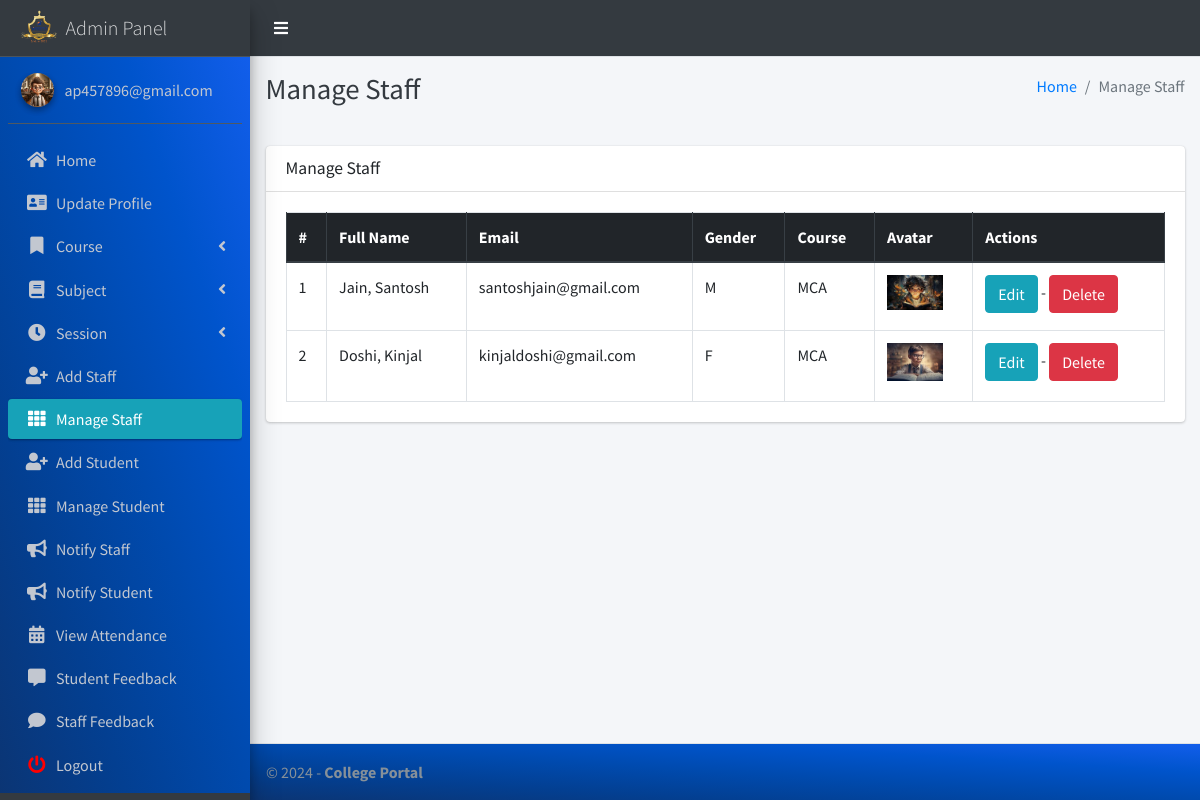
The app's page /staff/manage/ (signed in) with its own data.
### main_app/models.py (models this page shows, shortened)
class CustomUser(AbstractUser):
    USER_TYPE = ((1, "HOD"), (2, "Staff"), (3, "Student"))
    GENDER = [("M", "Male"), ("F", "Female")]
    username = None  # Removed username, using email instead
    email = models.EmailField(unique=True)
    user_type = models.CharField(default=1, choices=USER_TYPE, max_length=1)
    gender = models.CharField(max_length=1, choices=GENDER)
    profile_pic = models.ImageField()
    address = models.TextField()
    fcm_token = models.TextField(default="")  # For firebase notifications
    created_at = models.DateTimeField(auto_now_add=True)
    updated_at = models.DateTimeField(auto_now=True)
    USERNAME_FIELD = "email"
    REQUIRED_FIELDS = []
    objects = CustomUserManager()

class Staff(models.Model):
    course = models.ForeignKey(Course, on_delete=models.DO_NOTHING, null=True, blank=False)
    admin = models.OneToOneField(CustomUser, on_delete=models.CASCADE)

class Course(models.Model):
    name = models.CharField(max_length=120)
    created_at = models.DateTimeField(auto_now_add=True)
    updated_at = models.DateTimeField(auto_now=True)

### main_app/hod_views.py (the view)
# urls.py: path("staff/manage/", hod_views.manage_staff, name='manage_staff'),
def manage_staff(request):
    allStaff = CustomUser.objects.filter(user_type=2)
    context = {
        'allStaff': allStaff,
        'page_title': 'Manage Staff'
    }
    return render(request, "hod_template/manage_staff.html", context)

### main_app/templates/hod_template/manage_staff.html
{% extends 'main_app/base.html' %}
{% load static %}
{% block page_title %}{{page_title}}{% endblock page_title %}
{% block content %}
<section class="content">
    <div class="container-fluid">
        <div class="row">
            <div class="col-md-12">
                <div class="card">
                    <div class="card-header">
                        <h3 class="card-title">{{page_title}}</h3>
                    </div>
                    <div class="card-body">
                        <table id="example2" class="table table-bordered table-hover">
                            <thead class="thead-dark">
                                <tr>
                                    <th>#</th>
                                    <th>Full Name</th>
                                    <th>Email</th>
                                    <th>Gender</th>
                                    <th>Course</th>
                                    <th>Avatar</th>
                                    <th>Actions</th>
                                </tr>
                            </thead>
                            <tbody>
                                {% for staff in allStaff %}
                                <tr>
                                    <td>{{ forloop.counter }}</td>
                                    <td>{{staff.last_name}}, {{staff.first_name}}</td>
                                    <td>{{staff.email}}</td>
                                    <td>{{staff.gender}}</td>
                                    <td>{{staff.staff.course.name}}</td>
                                    <td>
                                        {% if staff.profile_pic == ""  %}
                                        No Image
                                        {% else %}
                                        <img class="img img-fluid mb-2" height="56" width="56"
                                            src="{{staff.profile_pic}}" alt="">
                                        {% endif %}
                                    </td>
                                    <td>
                                        <a href="{% url 'edit_staff' staff.staff.id %}" class="btn btn-info">Edit</a> -
                                        <a href="{% url 'delete_staff' staff.staff.id %}" class="btn btn-danger" onclick="return confirm('Are you sure about this ?')">Delete</a>
                                    </td>
                                </tr>
                                {% endfor %}
                            </tbody>
                        </table>
                    </div>
                </div>
            </div>
        </div>
    </div>
</section>
{% endblock content %}

### main_app/templates/main_app/sidebar_template.html (shortened to what this page needs)
{% load static %}
<aside class="main-sidebar sidebar-dark-info elevation-4">
    {% if request.user.user_type == '1' %}
    <a href="{% url 'admin_home' %}" class="brand-link">
        <img src="{% static 'dist/img/virusx1.png' %} " alt=" LOGO"
            class="brand-image " >
        <span class="brand-text font-weight-light" >Admin Panel</span>
    </a>
    <div class="sidebar" style="background-image: linear-gradient(to right top, #0b3574, #033f91, #004aae, #0054cc, #125eeb);">
        <div class="user-panel mt-3 pb-3 mb-3 d-flex">
            <div class="image">
                <img src="{{ request.user.profile_pic}}" class="img-circle elevation-2" alt="User Image">
            </div>
            <div class="info">
                <a href="#" class="d-block">{{user}}</a>
            </div>
        </div>
        <nav class="mt-2">
            <ul class="nav nav-pills nav-sidebar flex-column" data-widget="treeview" role="menu" data-accordion="false">
                <li class="nav-item">
                    {% url 'admin_home' as admin_home %}
                    <a href="{{admin_home}}" class="nav-link {% if admin_home == request.path %} active {% endif %}">
                        <i class="nav-icon fas fa-home"></i>
                        <p>
                            Home
                        </p>
                    </a>
                </li>
                <li class="nav-item">
                    {% url 'admin_view_profile' as admin_view_profile %}
                    <a href="{{admin_view_profile}}"
                        class="nav-link {% if admin_view_profile == request.path %} active {% endif %}">
                        <i class="nav-icon fas fa-address-card"></i>
                        <p>
                            Update Profile
                        </p>
                    </a>
                </li>
                <li class="nav-item has-treeview">
                    <a href="#" class="nav-link" >
                        <i class="nav-icon fas fa-bookmark"></i>
                        <p>
                            Course
                            <i class="fas fa-angle-left right"></i>
                        </p>
                    </a>
                </li>
                <li class="nav-item has-treeview">
                    <a href="#" class="nav-link">
                        <i class="nav-icon fas fa-book"></i>
                        <p>
                            Subject
                            <i class="fas fa-angle-left right"></i>
                        </p>
                    </a>
                </li>
                <li class="nav-item has-treeview">
                    <a href="#" class="nav-link">
                        <i  class="nav-icon fas fa-clock"></i>
                        <p>
                            Session
                            <i class="fas fa-angle-left right"></i>
                        </p>
                    </a>
                </li>
                <li class="nav-item">
                    {% url 'add_staff' as add_staff %}
                    <a href="{{add_staff}}" class="nav-link {% if add_staff == request.path %} active {% endif %}">
                        <i class="nav-icon fas fa-user-plus"></i>
                        <p>
                            Add Staff
                        </p>
                    </a>
                </li>
                <li class="nav-item">
                    {% url 'manage_staff' as manage_staff %}
                    {% url 'edit_staff' staff_id as edit_staff %}
                    <a href="{{manage_staff}}"
                        class="nav-link {% if manage_staff == request.path or request.path == edit_staff %} active {% endif %}">
                        <i class="nav-icon fas fa-th"></i>
                        <p>
                            Manage Staff
                        </p>
                    </a>
                </li>
                <li class="nav-item">
                    {% url 'add_student' as add_student%}
                    <a href="{{add_student}}" class="nav-link  {% if add_student == request.path %} active {% endif %}">
                        <i class="nav-icon fas fa-user-plus"></i>
                        <p>
                            Add Student
                        </p>
                    </a>
                </li>
                <li class="nav-item">
                    {% url 'manage_student' as manage_student %}
                    {% url 'edit_student' student_id as edit_student %}
                    <a href="{{manage_student}}"
                        class="nav-link  {% if edit_student == request.path or manage_student == request.path %} active {% endif %}">
                        <i class="nav-icon fas fa-th"></i>
                        <p>
                            Manage Student
                        </p>
                    </a>
                </li>
                <li class="nav-item">
                    {% url 'admin_notify_staff' as admin_notify_staff %}
                    <a href="{{admin_notify_staff}}"
                        class="nav-link {% if admin_notify_staff == request.path %} active {% endif %}">
                        <i class="nav-icon fas fa-bullhorn"></i>
                        <p>
                            Notify Staff
                        </p>
                    </a>
                </li>
                <li class="nav-item">
                    {% url 'admin_notify_student' as admin_notify_student %}
                    <a href="{{admin_notify_student}}"
                        class="nav-link {% if admin_notify_student == request.path %} active {% endif %}">
                        <i class="nav-icon fas fa-bullhorn"></i>
                        <p>
                            Notify Student
                        </p>
                    </a>
                </li>
                <li class="nav-item">
                    {% url 'admin_view_attendance' as admin_view_attendance %}
                <li class="nav-item">
                    <a href="{{admin_view_attendance}}"
                        class="nav-link  {% if admin_view_attendance == request.path %} active {% endif %}">
                        <i class="nav-icon fas fa-calendar-alt"></i>
                        <p>
                            View Attendance
                        </p>
                    </a>
                </li>
                <li class="nav-item">
                    {% url 'student_feedback_message' as student_feedback_message %}
                    <a href="{{ student_feedback_message }}"
                        class="nav-link  {% if student_feedback_message == request.path %} active {% endif %}">
                        <i class="nav-icon fas fa-comment-alt"></i>
                        <p>
                            Student Feedback
                        </p>
                    </a>
                </li>
                <li class="nav-item">
                    {% url 'staff_feedback_message' as staff_feedback_message %}
                    <a href="{{staff_feedback_message}}"
                        class="nav-link   {% if staff_feedback_message == request.path %} active {% endif %}">
                        <i  class="nav-icon fas fa-comment"></i>
                        <p>
                            Staff Feedback
                        </p>
                    </a>
                </li>
                                        {% endif %}
                                        <li class="nav-item">
                                            <a href="{% url 'user_logout' %}"
                                                onclick="return confirm('Your session would be terminated.\n\nProceed?')"
                                                class="nav-link">
                                                <i  style="color: #ff0000"  class="nav-icon fas fa-power-off"></i>
                                                <p>
                                                    Logout
                                                </p>
                                            </a>
                                        </li>
                                    </ul>
                                </nav>
                            </div>
</aside>

### records on screen
CustomUser: user.profile_pic (picture), email "ap457896@gmail.com"
CustomUser: last_name "Jain", first_name "Santosh", email "santoshjain@gmail.com", gender "M", staff.course.name "MCA", profile_pic (picture)
CustomUser: last_name "Doshi", first_name "Kinjal", email "kinjaldoshi@gmail.com", gender "F", staff.course.name "MCA", profile_pic (picture)

### other values on screen
{{ page_title }} "Manage Staff"
